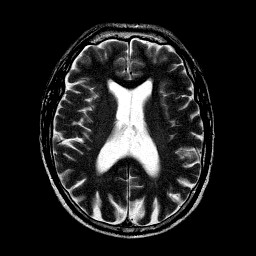
%> input picture 06 practice-myself_codes_notes/02 digital image processing code/04 down_code_from_paper/Jiao Du_web_code/2018 Fusionofanatomicaland/source code/MRI-014.jpg, 256 x 256 px
$ octave test1.m   (GNU Octave 9; MATLAB toolbox functions it lacks are replaced by stand-ins)
%> lines starting %> are read from the running program, lines starting %| are printed output that depends on the picture
%This code can only be used for research purpose only.
%Please cite the following paper if you use it:
%J. Bao, W.S. Li and B. Xiao
%Fusion of anatomical and functional images using parallel saliency features
%Information Sciences, vol. 430-431, pp. 567-576, Mar. 2018.

% % % % % % % % % % % image decomposition using average filtering
I = double(imread('MRI-014.jpg'));
%> I: size 256x256x3 double; min 0, max 255, mean 33.8; mean of the top-left, top-right, bottom-left and bottom-right quarters 29, 29.4, 36.8, 39.9
 I = imresize(I,[256,256]);
% % % % %
 se = fspecial('average', [5 5]);
% % % %
 B = imfilter(I,se,'replicate');
 D = I - B;
 C11 = B; D11 = D;
% % %
 I = C11;
 B = imfilter(I,se,'replicate');
 D = I - B;
 C12 = B; D12 = D;
% % % %
 I = C12;
 B = imfilter(I,se,'replicate');
 D = I - B;
 C13 = B; D13 = D;
% % %
imwrite(uint8(C11),'C11.jpg');
imwrite(uint8(D11),'D11.jpg');
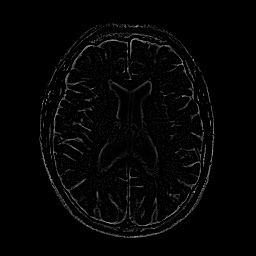
%> saved as D11.jpg: size 256x256x3 uint8; min 0, max 162, mean 4.8
imwrite(uint8(C12),'C12.jpg');
imwrite(uint8(D12),'D12.jpg');
imwrite(uint8(C13),'C13.jpg');
imwrite(uint8(D13),'D13.jpg');
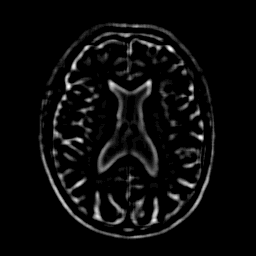
%> saved as D13.jpg: size 256x256x3 uint8; min 0, max 21, mean 1; drawn with min black and max white
% % % % PET image
I = double(imread('PET-014.jpg'));
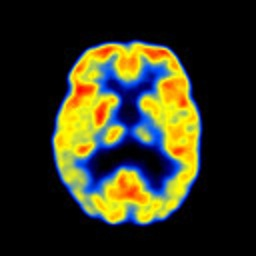
%> input picture 06 practice-myself_codes_notes/02 digital image processing code/04 down_code_from_paper/Jiao Du_web_code/2018 Fusionofanatomicaland/source code/PET-014.jpg, 256 x 256 px
 I = imresize(I,[256,256]);
% % % % %
 se = fspecial('average', [5 5]);
% % % %
 B = imfilter(I,se,'replicate');
 D = I - B;
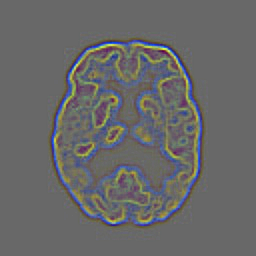
%> D: size 256x256x3 double; mean R, G, B 0, 0, 0; drawn with min black and max white
 C21 = B; D21 = D;
% % %
 I = C21;
 B = imfilter(I,se,'replicate');
 D = I - B;
 C22 = B; D22 = D;
% % % %
 I = C22;
 B = imfilter(I,se,'replicate');
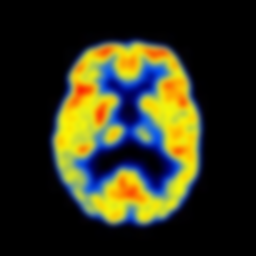
%> B: size 256x256x3 double; mean R, G, B 49.6, 50.1, 28.5; mean of the top-left, top-right, bottom-left and bottom-right quarters 41.3, 41.6, 45, 43
 D = I - B;
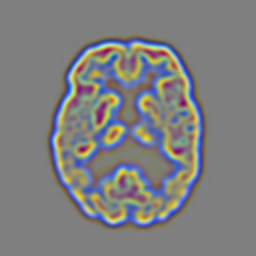
%> D: size 256x256x3 double; mean R, G, B -1.17e-15, -1.15e-15, -5.7e-16; drawn with min black and max white
 C23 = B; D23 = D;
% % %
imwrite(uint8(C21),'C21.jpg');
imwrite(uint8(D21),'D21.jpg');
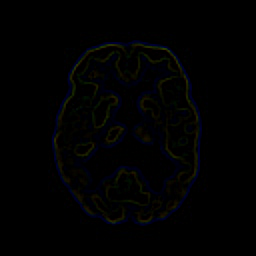
%> saved as D21.jpg: size 256x256x3 uint8; mean R, G, B 1.2, 1.3, 1.6
imwrite(uint8(C22),'C22.jpg');
imwrite(uint8(D22),'D22.jpg');
imwrite(uint8(C23),'C23.jpg');
imwrite(uint8(D23),'D23.jpg');
